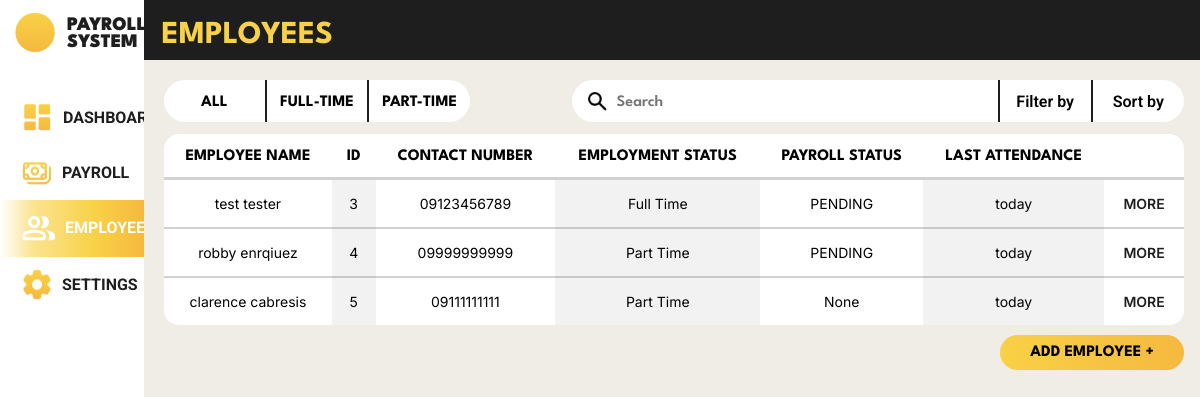
The app's page /payroll_system/employees/ with its own data.
### payroll_system/models.py (models this page shows)
class Employee(models.Model):
    class Gender(models.TextChoices):
        MALE = 'Male', _('Male')
        FEMALE = 'Female', _('Female')
        OTHERS = 'Others', _('Others')
    class HighestEducation(models.TextChoices):
        GRADESCHOOL = 'Grade School', _('Grade School')
        HIGHSCHOOL = 'High School', _('High School')
        BACHELORS_DEGREE = 'Bachelor\'s Degree', _('Bachelor\'s Degree')
        VOCATIONAL_EDUCATION = 'Vocational Education', _('Vocational Education')
        MASTERS_DEGREE = 'Master\'s Degree', _('Master\'s Degree')
    class EmployeeStatus(models.TextChoices):
        FULLTIME = 'Full Time', _('Full Time')
        PARTTIME = 'Part Time', _('Part Time')
    class PayrollStatus(models.TextChoices):
        PENDING = 'PENDING', _('Pending')
        PROCESSED = 'PROCESSED', _('Processed')
    employee_id = models.AutoField(primary_key=True)
    first_name = models.CharField(max_length=100, null=False)
    last_name = models.CharField(max_length=100, null=False)
    gender = models.CharField(max_length=6, choices=Gender.choices, null=False)
    date_of_birth = models.DateField(null=True)
    contact_number = models.CharField(max_length=15, null=True)
    emergency_contact = models.CharField(max_length=15, null=True)
    barangay = models.CharField(max_length=100, null=True)
    postal_address = models.IntegerField(null=True)
    highest_education = models.CharField(max_length=20, choices=HighestEducation.choices, null=True)
    work_experience = models.CharField(max_length=2083, null=True)
    date_of_employment = models.DateField(default=timezone.now)
    employee_status = models.CharField(max_length=9, choices=EmployeeStatus.choices, null=True)
    payroll_status = models.CharField(max_length=9, choices=PayrollStatus.choices, null=True, blank=True)
    absences = models.IntegerField(default=0, null=False)
    employee_image = models.ImageField(null=True, blank=True, upload_to='images/')

### payroll_system/views.py (the view)
# urls.py: path('employees/', views.employees, name='employees'),
def employees(request):
    employees = Employee.objects.all()
    context = {
        'employees': employees
    }
    return render(request, 'payroll_system/employees.html', context)

### payroll_system/templates/payroll_system/employees.html (shortened to what this page needs)
{% load static %}
<!DOCTYPE html>
<html lang="en">
<head>
    <link rel="stylesheet" href="{% static 'css/template.css' %}">
    <link rel="stylesheet" href="{% static 'css/employees.css' %}">
</head>
<body>
    <nav>
        <div class="logo">
            <div class="logo-group">
                <div class="logo-picture">
                </div>
                <div class="logo-name">
                    <p>PAYROLL</p>
                    <p>SYSTEM</p>
                </div>
            </div>
        </div>
        <div class="menu">
            <ul>
                <li class="menu-dashboard">
                    <a href="{% url 'payroll_system:dashboard' %}">
                        <img src="{% static 'images/dashboard_icon.png' %}" alt="">
                        <div class="link">DASHBOARD</div>
                    </a>
                </li>
                <li class="menu-payroll">
                    <a href="{% url 'payroll_system:payrolls' %}">
                        <img src="{% static 'images/payroll_icon.png' %}" alt="">
                        <div class="link">PAYROLL</div>
                    </a>
                </li>
                <li class="menu-employees" id="focused">
                    <a href="{% url 'payroll_system:employees' %}">
                        <img src="{% static 'images/employee_icon_focused.png' %}" alt="">
                        <div class="link">EMPLOYEES</div>
                    </a>
                </li>
                <li class="menu-settings">
                    <a href="{% url 'payroll_system:settings' %}">
                        <img src="{% static 'images/settings_icon.png' %}" alt="">
                        <div class="link">SETTINGS</div>
                    </a>
                </li>
            </ul>
        </div>
    </nav>
    <div class="body">
        <header>
            <h1>EMPLOYEES</h1>
        </header>
        <div class="container">
            <div class="top">
                <div class="container_1">
                    <div class="employee_status">
                        <div class="all">
                            <button>
                                <p>ALL</p>
                            </button>
                        </div>
                        <div class="full-time">
                            <button>
                                <p>FULL-TIME</p>
                            </button>
                        </div>
                        <div class="part-time">
                            <button>
                                <p>PART-TIME</p>
                            </button>
                        </div>
                    </div>
                </div>
                <div class="container_2">
                    <div class="search_filter" >
                        <div class="search">
                            <form method="post">
                                <button type="submit"><img src="{% static 'images/search_icon.png' %}" alt=""></button>
                                <input type="text" placeholder="Search">
                            </form>
                        </div>
                        <div class="filter">
                            <button>
                                <p>Filter by</p>
                            </button>
                        </div>
                        <div class="sort">
                            <button>
                                <p>Sort by</p>
                            </button>
                        </div>
                    </div>
                </div>
            </div>
            <div class="table">
                <table>
                    <th>EMPLOYEE NAME</th>
                    <th>ID</th>
                    <th>CONTACT NUMBER</th>
                    <th>EMPLOYMENT STATUS</th>
                    <th>PAYROLL STATUS</th>
                    <th>LAST ATTENDANCE</th>
                    <th></th>
                {% for employee in employees %}
                    <tr class="emp1">
                        <td>{{ employee.first_name }} {{ employee.last_name }}</td>
                        <td>{{ employee.employee_id }}</td>
                        <td>{{ employee.contact_number}}</td>
                        <td>{{ employee.employee_status }}</td>
                        <td>{{ employee.payroll_status }}</td>
                        <td>today</td>
                        <td>
                            <a href="{% url 'payroll_system:employee_profile' employee.employee_id %}">MORE</a>
                        </td>
                    </tr>
                   {% endfor %}
                </table>
                <div class="button">
                    <a href="{% url 'payroll_system:employee_registration' %}"><button class="addemployeebutton">ADD EMPLOYEE +</button></a>
                </div>
            </div>
        </div>
    </div>
</body>
</html>

### static/css/template.css (style rules this page uses)
@media screen and (max-width: 1920px) { html, body { height: 100%; width: 100%; margin: 0; background-color: #EFEDE6; } }
@media screen and (max-width: 1920px) { header { position: fixed; top: 0; background-color: #1e1e1e; color: #f8d146; margin-left: 11.8%; padding: 0 20px 0 20px; height: 60px; width: 100%; font-family: 'League Spartan'; z-index: 9; } }
@media screen and (max-width: 1920px) { nav { position: fixed; left: 0; background-color: #FFF; height: 100%; width: 12%; z-index: 10; } }
@media screen and (max-width: 1920px) { nav .logo { height: 8%; } }
@media screen and (max-width: 1920px) { nav .logo .logo-group { padding: 12px 0 12px 15px; display: flex; overflow: hidden; } }
@media screen and (max-width: 1920px) { nav .logo .logo-group .logo-name { margin: 5px 0 5px 12px; } }
@media screen and (max-width: 1920px) { nav .logo .logo-group .logo-name p { margin: 0; text-align: left; color: #1e1e1e; font-family: 'League Spartan'; font-size: 120%; font-weight: 900; } }
@media screen and (max-width: 1920px) { nav .menu { height: fit-content; } }
@media screen and (max-width: 1920px) { nav .menu ul { list-style-type: none; margin: 0; padding: 0; } }
@media screen and (max-width: 1920px) { nav .menu ul .menu-dashboard, nav .menu ul .menu-payroll, nav .menu ul .menu-employees, nav .menu ul .menu-settings { margin: 0; padding: 10px 20px; overflow: hidden; } }
@media screen and (max-width: 1920px) { nav .menu ul .menu-dashboard a, nav .menu ul .menu-payroll a, nav .menu ul .menu-employees a, nav .menu ul .menu-settings a { text-decoration: none; display: flex; } }
@media screen and (max-width: 1920px) { nav .menu ul .menu-dashboard a .link, nav .menu ul .menu-payroll a .link, nav .menu ul .menu-employees a .link, nav .menu ul .menu-settings a .link { margin: 8px; text-decoration: none; text-align: left; color: #1e1e1e; font-family: 'Roboto'; font-size: 100%; font-weight: 700; } }
@media screen and (max-width: 1920px) { #focused { background: linear-gradient(89.98deg, rgba(248, 209, 70, 0), rgba(248, 209, 70, 0.6) 23%, #f8d146 66%, #f5b93f); } }
@media screen and (max-width: 1920px) { #focused .link { color: #fff; } }

### records on screen
Employee: first_name "test", last_name "tester", employee_id "3", contact_number "09123456789", employee_status "Full Time", payroll_status "PENDING"
Employee: first_name "robby", last_name "enrqiuez", employee_id "4", contact_number "09999999999", employee_status "Part Time", payroll_status "PENDING"
Employee: first_name "clarence", last_name "cabresis", employee_id "5", contact_number "09111111111", employee_status "Part Time", payroll_status "None"
